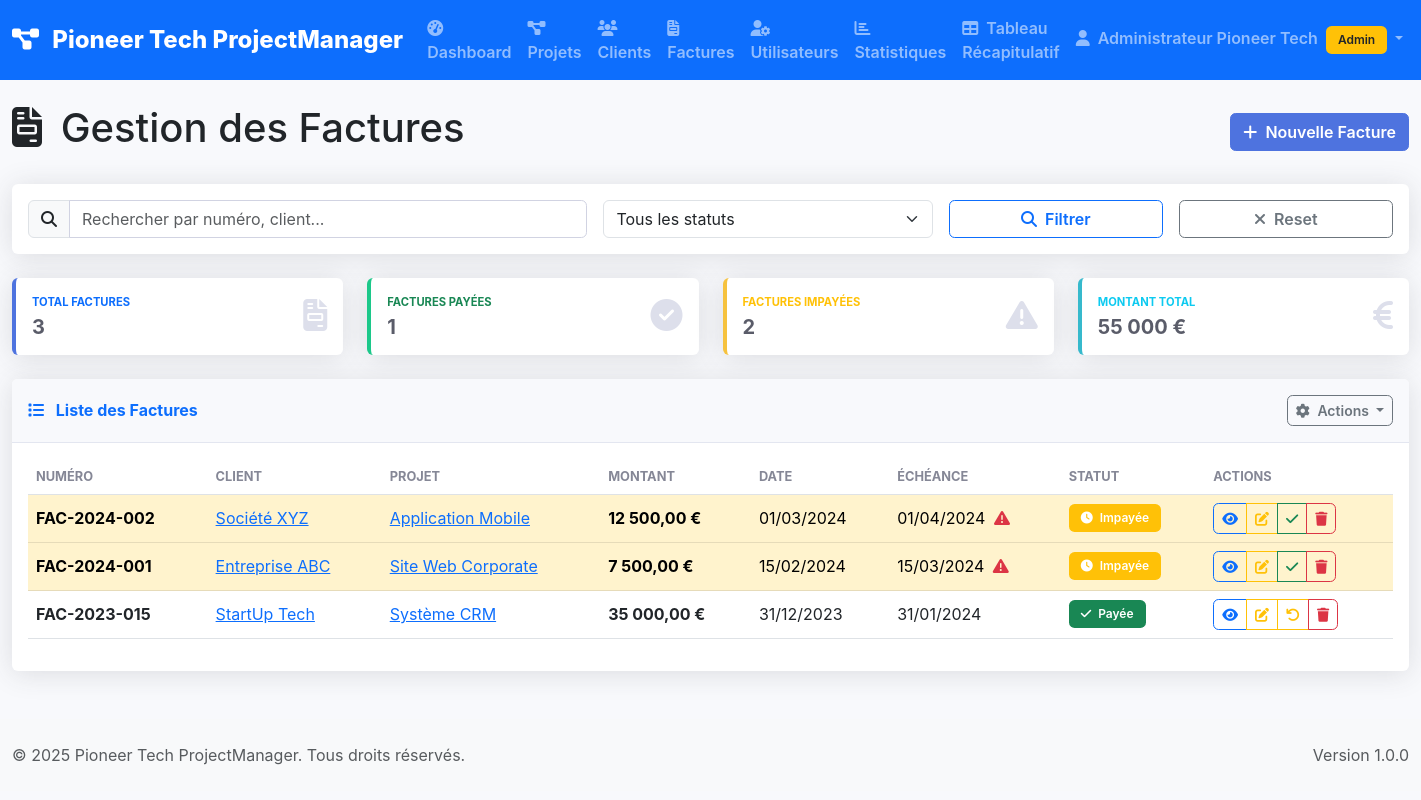
The page /index.php?page=factures (signed in) on the database its author committed.
### tables this page shows
CREATE TABLE users (
    id INT AUTO_INCREMENT PRIMARY KEY,
    nom VARCHAR(100) NOT NULL,
    email VARCHAR(150) UNIQUE NOT NULL,
    mot_de_passe VARCHAR(255) NOT NULL,
    role ENUM('admin', 'employé') NOT NULL DEFAULT 'employé',
    date_creation TIMESTAMP DEFAULT CURRENT_TIMESTAMP,
    date_modification TIMESTAMP DEFAULT CURRENT_TIMESTAMP ON UPDATE CURRENT_TIMESTAMP,
    actif BOOLEAN DEFAULT TRUE,
    INDEX idx_email (email),
    INDEX idx_role (role)
);

CREATE TABLE factures (
    id_facture INT AUTO_INCREMENT PRIMARY KEY,
    numero_facture VARCHAR(50) UNIQUE NOT NULL,
    id_client INT NOT NULL,
    id_projet INT,
    montant DECIMAL(10,2) NOT NULL,
    date_facture DATE NOT NULL,
    date_echeance DATE,
    statut ENUM('payée', 'impayée', 'en_retard') NOT NULL DEFAULT 'impayée',
    description TEXT,
    date_creation TIMESTAMP DEFAULT CURRENT_TIMESTAMP,
    date_modification TIMESTAMP DEFAULT CURRENT_TIMESTAMP ON UPDATE CURRENT_TIMESTAMP,
    FOREIGN KEY (id_client) REFERENCES clients(id) ON DELETE CASCADE,
    FOREIGN KEY (id_projet) REFERENCES projets(id) ON DELETE SET NULL,
    INDEX idx_numero_facture (numero_facture),
    INDEX idx_client_facture (id_client),
    INDEX idx_projet_facture (id_projet),
    INDEX idx_statut_facture (statut),
    INDEX idx_date_facture (date_facture)
);

CREATE TABLE clients (
    id INT AUTO_INCREMENT PRIMARY KEY,
    nom_client VARCHAR(150) NOT NULL,
    email VARCHAR(150),
    telephone VARCHAR(20),
    adresse TEXT,
    date_creation TIMESTAMP DEFAULT CURRENT_TIMESTAMP,
    date_modification TIMESTAMP DEFAULT CURRENT_TIMESTAMP ON UPDATE CURRENT_TIMESTAMP,
    actif BOOLEAN DEFAULT TRUE,
    INDEX idx_nom_client (nom_client),
    INDEX idx_email_client (email)
);

CREATE TABLE projets (
    id INT AUTO_INCREMENT PRIMARY KEY,
    titre_projet VARCHAR(200) NOT NULL,
    description TEXT,
    id_client INT NOT NULL,
    statut ENUM('en cours', 'terminé', 'annulé') NOT NULL DEFAULT 'en cours',
    date_debut DATE,
    date_fin_prevue DATE,
    date_fin_reelle DATE,
    budget DECIMAL(10,2),
    date_creation TIMESTAMP DEFAULT CURRENT_TIMESTAMP,
    date_modification TIMESTAMP DEFAULT CURRENT_TIMESTAMP ON UPDATE CURRENT_TIMESTAMP,
    FOREIGN KEY (id_client) REFERENCES clients(id) ON DELETE CASCADE,
    INDEX idx_titre_projet (titre_projet),
    INDEX idx_statut (statut),
    INDEX idx_client (id_client)
);

### views/factures/index.php (the view, shortened to what the rows shown need)
<div class="row">
    <div class="col-12">
        <div class="d-flex justify-content-between align-items-center mb-4">
            <h1>
                <i class="fas fa-file-invoice me-2"></i>
                Gestion des Factures
            </h1>
        </div>
    </div>
</div>
<div class="row">
    <div class="col-12">
        <div class="card shadow">
            <div class="card-body">
                <?php if (empty($factures)): ?>
                    <div class="text-center py-4">
                        <i class="fas fa-file-invoice fa-3x text-muted mb-3"></i>
                        <p class="text-muted">
                            <?php if (!empty($search) || !empty($status)): ?>
                                Aucune facture trouvée avec ces critères.
                            <?php else: ?>
                                Aucune facture trouvée.
                            <?php endif; ?>
                        </p>
                        <a href="index.php?page=factures&action=create" class="btn btn-primary">
                            <i class="fas fa-plus me-1"></i>
                            Créer la première facture
                        </a>
                    </div>
                <?php else: ?>
                    <div class="table-responsive">
                        <table class="table table-hover">
                            <thead>
                                <tr>
                                    <th>Numéro</th>
                                    <th>Client</th>
                                    <th>Projet</th>
                                    <th>Montant</th>
                                    <th>Date</th>
                                    <th>Échéance</th>
                                    <th>Statut</th>
                                    <th>Actions</th>
                                </tr>
                            </thead>
                            <tbody>
                                <?php foreach ($factures as $facture): ?>
                                <tr class="<?= $facture['statut'] === 'impayée' && strtotime($facture['date_echeance']) < time() ? 'table-warning' : '' ?>">
                                    <td>
                                        <strong><?= htmlspecialchars($facture['numero_facture']) ?></strong>
                                    </td>
                                    <td>
                                        <a href="index.php?page=clients&action=view&id=<?= $facture['id_client'] ?>">
                                            <?= htmlspecialchars($facture['nom_client']) ?>
                                        </a>
                                    </td>
                                    <td>
                                        <?php if ($facture['titre_projet']): ?>
                                            <a href="index.php?page=projets&action=view&id=<?= $facture['id_projet'] ?>">
                                                <?= htmlspecialchars($facture['titre_projet']) ?>
                                            </a>
                                        <?php else: ?>
                                            <span class="text-muted">-</span>
                                        <?php endif; ?>
                                    </td>
                                    <td>
                                        <strong><?= number_format($facture['montant'], 2, ',', ' ') ?> €</strong>
                                    </td>
                                    <td><?= date('d/m/Y', strtotime($facture['date_facture'])) ?></td>
                                    <td>
                                        <?php if ($facture['date_echeance']): ?>
                                            <?= date('d/m/Y', strtotime($facture['date_echeance'])) ?>
                                            <?php if ($facture['statut'] === 'impayée' && strtotime($facture['date_echeance']) < time()): ?>
                                                <i class="fas fa-exclamation-triangle text-danger ms-1" title="En retard"></i>
                                            <?php endif; ?>
                                        <?php else: ?>
                                            <span class="text-muted">-</span>
                                        <?php endif; ?>
                                    </td>
                                    <td>
                                        <?php if ($facture['statut'] === 'payée'): ?>
                                            <span class="badge bg-success">
                                                <i class="fas fa-check me-1"></i>
                                                Payée
                                            </span>
                                        <?php else: ?>
                                            <span class="badge bg-warning">
                                                <i class="fas fa-clock me-1"></i>
                                                Impayée
                                            </span>
                                        <?php endif; ?>
                                    </td>
                                    <td>
                                        <div class="btn-group" role="group">
                                            <a href="index.php?page=factures&action=view&id=<?= $facture['id_facture'] ?>"
                                               class="btn btn-sm btn-outline-primary" title="Voir">
                                                <i class="fas fa-eye"></i>
                                            </a>
                                            <a href="index.php?page=factures&action=edit&id=<?= $facture['id_facture'] ?>"
                                               class="btn btn-sm btn-outline-warning" title="Modifier">
                                                <i class="fas fa-edit"></i>
                                            </a>
                                            <?php if ($facture['statut'] === 'impayée'): ?>
                                                <a href="index.php?page=factures&action=markPaid&id=<?= $facture['id_facture'] ?>"
                                                   class="btn btn-sm btn-outline-success" title="Marquer comme payée">
                                                    <i class="fas fa-check"></i>
                                                </a>
                                            <?php else: ?>
                                                <a href="index.php?page=factures&action=markUnpaid&id=<?= $facture['id_facture'] ?>"
                                                   class="btn btn-sm btn-outline-warning" title="Marquer comme impayée">
                                                    <i class="fas fa-undo"></i>
                                                </a>
                                            <?php endif; ?>
                                            <?php if ($isAdmin): ?>
                                                <a href="index.php?page=factures&action=delete&id=<?= $facture['id_facture'] ?>"
                                                   class="btn btn-sm btn-outline-danger btn-delete"
                                                   title="Supprimer"
                                                   data-item-name="cette facture">
                                                    <i class="fas fa-trash"></i>
                                                </a>
                                            <?php endif; ?>
                                        </div>
                                    </td>
                                </tr>
                                <?php endforeach; ?>
                            </tbody>
                        </table>
                    </div>
                <?php endif; ?>
            </div>
        </div>
    </div>
</div>

### views/layouts/header.php (shortened to what the rows shown need)
<!DOCTYPE html>
<html lang="fr">
<head>
    <link href="https://cdn.jsdelivr.net/npm/bootstrap@5.3.0/dist/css/bootstrap.min.css" rel="stylesheet">
    <link href="https://cdnjs.cloudflare.com/ajax/libs/font-awesome/6.4.0/css/all.min.css" rel="stylesheet">
    <link href="assets/css/style.css" rel="stylesheet">
</head>
<body>
    <?php if (isset($currentUser) && $currentUser): ?>
    <nav class="navbar navbar-expand-lg navbar-dark bg-primary">
        <div class="container-fluid">
            <a class="navbar-brand" href="index.php">
                <i class="fas fa-project-diagram me-2"></i>
                <?= $appName ?>
            </a>
            <div class="collapse navbar-collapse" id="navbarNav">
                <ul class="navbar-nav me-auto">
                    <li class="nav-item">
                        <a class="nav-link" href="index.php?page=dashboard">
                            <i class="fas fa-tachometer-alt me-1"></i>
                            Dashboard
                        </a>
                    </li>
                    <li class="nav-item">
                        <a class="nav-link" href="index.php?page=projets">
                            <i class="fas fa-project-diagram me-1"></i>
                            Projets
                        </a>
                    </li>
                    <li class="nav-item">
                        <a class="nav-link" href="index.php?page=clients">
                            <i class="fas fa-users me-1"></i>
                            Clients
                        </a>
                    </li>
                    <li class="nav-item">
                        <a class="nav-link" href="index.php?page=factures">
                            <i class="fas fa-file-invoice me-1"></i>
                            Factures
                        </a>
                    </li>
                    <?php if ($isAdmin): ?>
                    <li class="nav-item">
                        <a class="nav-link" href="index.php?page=users">
                            <i class="fas fa-user-cog me-1"></i>
                            Utilisateurs
                        </a>
                    </li>
                    <li class="nav-item">
                        <a class="nav-link" href="index.php?page=dashboard&action=stats">
                            <i class="fas fa-chart-bar me-1"></i>
                            Statistiques
                        </a>
                    </li>
                    <li class="nav-item">
                        <a class="nav-link" href="index.php?page=dashboard&action=recap">
                            <i class="fas fa-table me-1"></i>
                            Tableau Récapitulatif
                        </a>
                    </li>
                    <?php endif; ?>
                </ul>
                <ul class="navbar-nav">
                    <li class="nav-item dropdown">
                        <a class="nav-link dropdown-toggle" href="#" id="navbarDropdown" role="button" data-bs-toggle="dropdown">
                            <i class="fas fa-user me-1"></i>
                            <?= htmlspecialchars($currentUser['nom']) ?>
                            <?php if ($isAdmin): ?>
                                <span class="badge bg-warning text-dark ms-1">Admin</span>
                            <?php endif; ?>
                        </a>
                    </li>
                </ul>
            </div>
        </div>
    </nav>
    <?php endif; ?>
    <main class="<?= isset($currentUser) && $currentUser ? 'container-fluid mt-4' : '' ?>">

### rows shown on the page
users: nom "Administrateur Pioneer Tech"
factures: numero_facture "FAC-2024-002", id_client.nom_client "Société XYZ", id_projet.titre_projet "Application Mobile", montant "12 500,00", date_facture "01/03/2024", date_echeance "01/04/2024", statut "impayée" (drawn)
factures: numero_facture "FAC-2024-001", id_client.nom_client "Entreprise ABC", id_projet.titre_projet "Site Web Corporate", montant "7 500,00", date_facture "15/02/2024", date_echeance "15/03/2024", statut "impayée" (drawn)
factures: numero_facture "FAC-2023-015", id_client.nom_client "StartUp Tech", id_projet.titre_projet "Système CRM", montant "35 000,00", date_facture "31/12/2023", date_echeance "31/01/2024", statut "payée" (drawn)

### other values the page prints
$appName "Pioneer Tech ProjectManager"
$totalFactures "3"
array_sum(array_column($factures, 'montant')) "55 000"
APP_VERSION "1.0.0"
